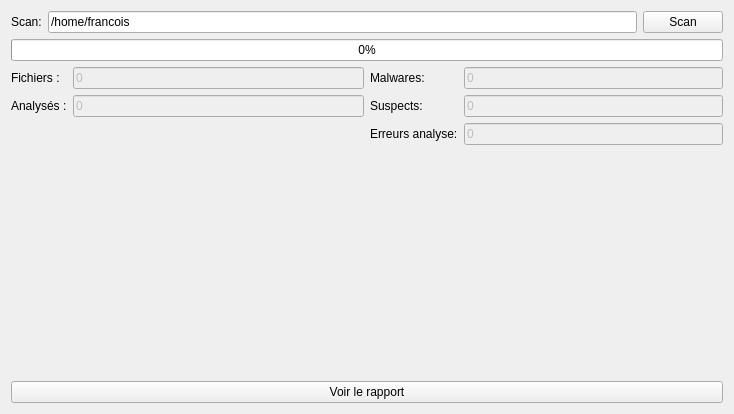
<?xml version="1.0" encoding="UTF-8"?>
<ui version="4.0">
 <class>ScanWidget</class>
 <widget class="QWidget" name="ScanWidget">
  <property name="enabled">
   <bool>true</bool>
  </property>
  <property name="geometry">
   <rect>
    <x>0</x>
    <y>0</y>
    <width>734</width>
    <height>414</height>
   </rect>
  </property>
  <property name="windowTitle">
   <string>Form</string>
  </property>
  <layout class="QVBoxLayout" name="verticalLayout_2">
   <item>
    <layout class="QVBoxLayout" name="verticalLayout">
     <property name="sizeConstraint">
      <enum>QLayout::SetFixedSize</enum>
     </property>
     <item>
      <layout class="QHBoxLayout" name="horizontalLayout">
       <property name="sizeConstraint">
        <enum>QLayout::SetMinimumSize</enum>
       </property>
       <item>
        <widget class="QLabel" name="label">
         <property name="text">
          <string>&lt;html&gt;&lt;head/&gt;&lt;body&gt;&lt;p&gt;Scan:&lt;/p&gt;&lt;/body&gt;&lt;/html&gt;</string>
         </property>
        </widget>
       </item>
       <item>
        <widget class="QLineEdit" name="pathToScan">
         <property name="text">
          <string>/home/francois</string>
         </property>
        </widget>
       </item>
       <item>
        <widget class="QPushButton" name="scanButton">
         <property name="text">
          <string>Scan</string>
         </property>
        </widget>
       </item>
      </layout>
     </item>
     <item>
      <widget class="QProgressBar" name="progressBar">
       <property name="value">
        <number>0</number>
       </property>
      </widget>
     </item>
     <item>
      <layout class="QHBoxLayout" name="horizontalLayout_2">
       <item>
        <layout class="QFormLayout" name="formLayout">
         <item row="0" column="0">
          <widget class="QLabel" name="label_2">
           <property name="text">
            <string>Fichiers :</string>
           </property>
          </widget>
         </item>
         <item row="0" column="1">
          <widget class="QLineEdit" name="fileCount">
           <property name="enabled">
            <bool>false</bool>
           </property>
           <property name="text">
            <string>0</string>
           </property>
           <property name="readOnly">
            <bool>true</bool>
           </property>
          </widget>
         </item>
         <item row="1" column="0">
          <widget class="QLabel" name="label_6">
           <property name="text">
            <string>Analysés :</string>
           </property>
          </widget>
         </item>
         <item row="1" column="1">
          <widget class="QLineEdit" name="scannedCount">
           <property name="enabled">
            <bool>false</bool>
           </property>
           <property name="text">
            <string>0</string>
           </property>
           <property name="readOnly">
            <bool>true</bool>
           </property>
          </widget>
         </item>
        </layout>
       </item>
       <item>
        <layout class="QFormLayout" name="formLayout_2">
         <item row="0" column="0">
          <widget class="QLabel" name="label_3">
           <property name="text">
            <string>Malwares:</string>
           </property>
          </widget>
         </item>
         <item row="0" column="1">
          <widget class="QLineEdit" name="malwareCount">
           <property name="enabled">
            <bool>false</bool>
           </property>
           <property name="text">
            <string>0</string>
           </property>
           <property name="readOnly">
            <bool>true</bool>
           </property>
          </widget>
         </item>
         <item row="1" column="0">
          <widget class="QLabel" name="label_7">
           <property name="text">
            <string>Suspects:</string>
           </property>
          </widget>
         </item>
         <item row="1" column="1">
          <widget class="QLineEdit" name="suspiciousCount">
           <property name="enabled">
            <bool>false</bool>
           </property>
           <property name="text">
            <string>0</string>
           </property>
           <property name="readOnly">
            <bool>true</bool>
           </property>
          </widget>
         </item>
         <item row="2" column="0">
          <widget class="QLabel" name="label_8">
           <property name="text">
            <string>Erreurs analyse:</string>
           </property>
          </widget>
         </item>
         <item row="2" column="1">
          <widget class="QLineEdit" name="errorCount">
           <property name="enabled">
            <bool>false</bool>
           </property>
           <property name="text">
            <string>0</string>
           </property>
           <property name="readOnly">
            <bool>true</bool>
           </property>
          </widget>
         </item>
        </layout>
       </item>
      </layout>
     </item>
    </layout>
   </item>
   <item>
    <widget class="QPushButton" name="pushButton_2">
     <property name="text">
      <string>Voir le rapport</string>
     </property>
    </widget>
   </item>
  </layout>
 </widget>
 <resources/>
 <connections/>
</ui>
